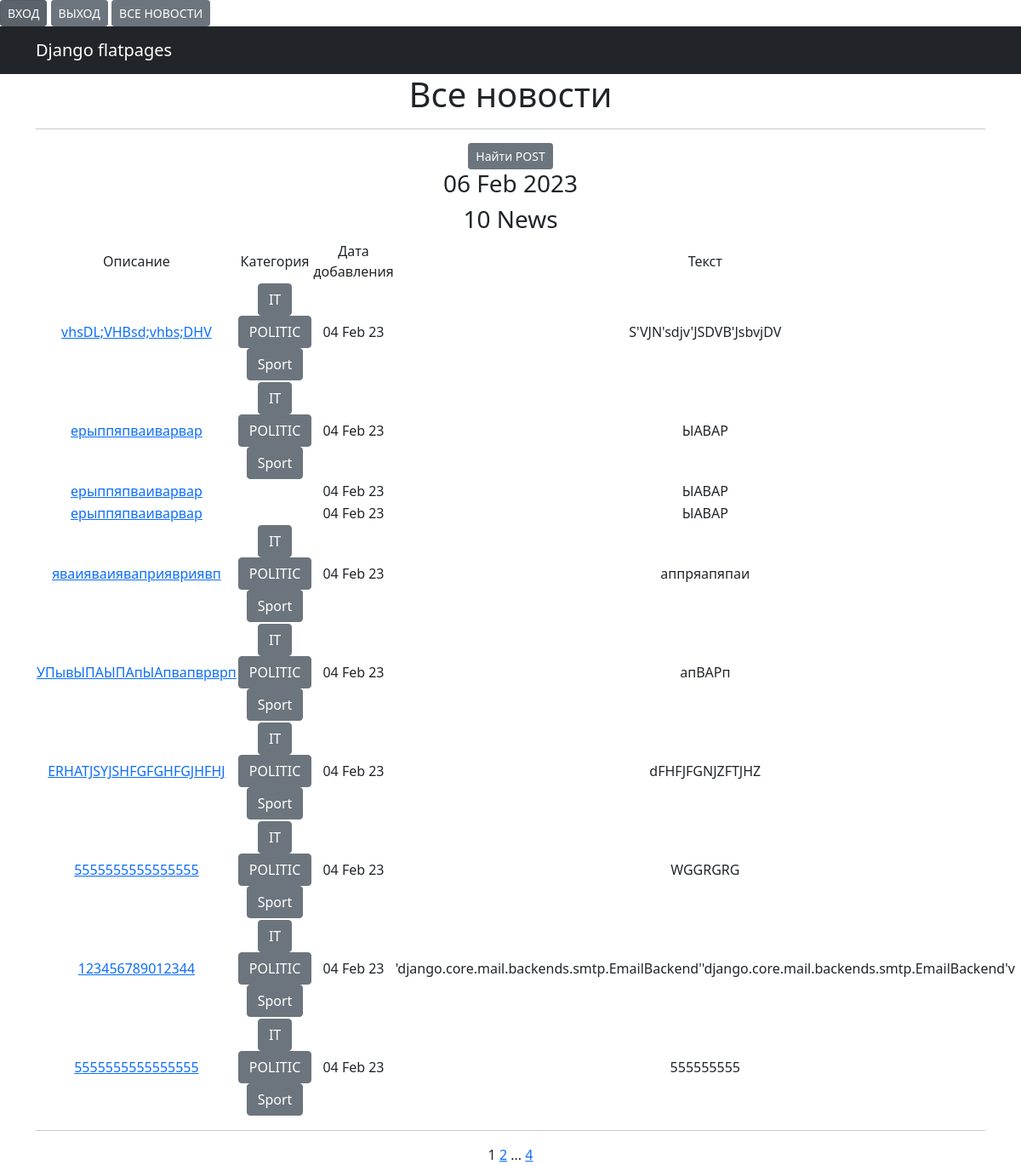
Before: /news/ with the older database file.
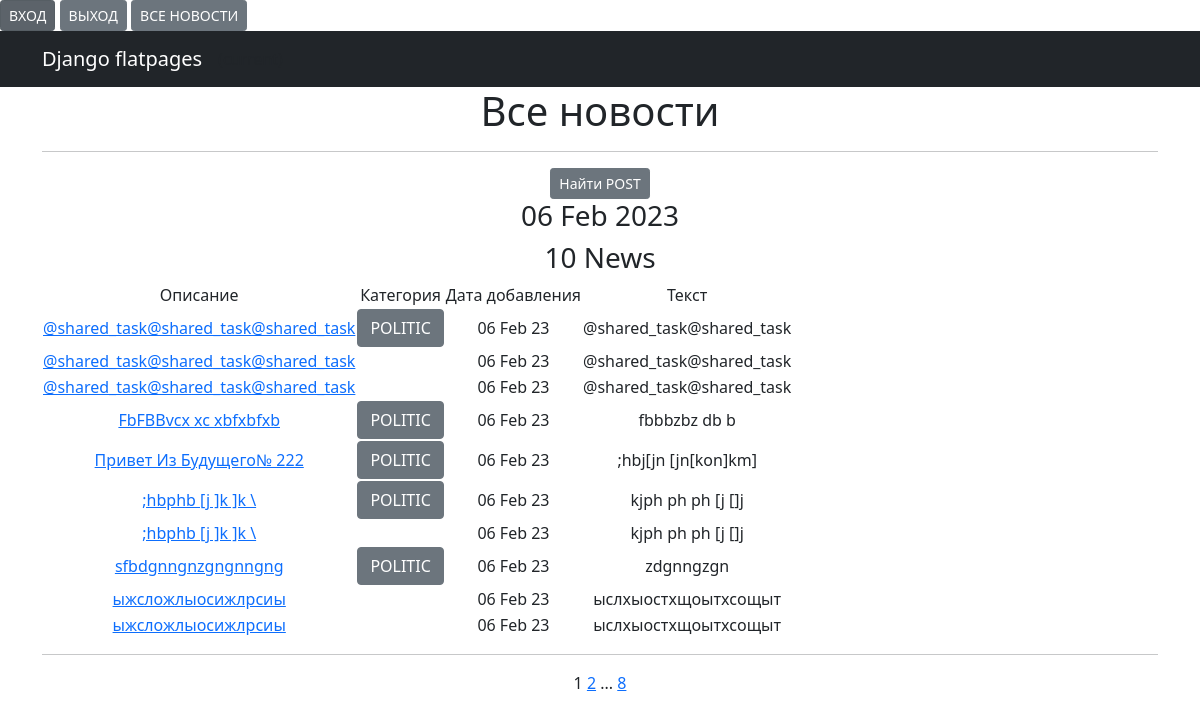
After: the same page with the newer database file.
### news/models.py (models this page shows, shortened)
class Post(models.Model):
    author = models.ForeignKey(Author, on_delete=models.CASCADE, verbose_name="Автор")
    NEWS = "NW"
    ARTICLE = "AT"
    CATEGORY_CHOICES = (
        (NEWS, 'НОВОСТЬ'),
        (ARTICLE, 'СТАТЬЯ'),
    )
    categoryType = models.CharField(max_length=2, choices=CATEGORY_CHOICES, default=ARTICLE,
                                    verbose_name="Категория Публикации")
    dataCreation = models.DateTimeField(auto_now_add=True, verbose_name="Дата публикации")
    category = models.ManyToManyField(Category, through='PostCategory', verbose_name="Тип Поста")
    title = models.CharField(max_length=128, verbose_name="Заголовок")
    text = models.TextField(verbose_name=' ТЕКСТ')
    rating = models.SmallIntegerField(default=0, verbose_name="Рейтинг")

class Category(models.Model):
    name = models.CharField(max_length=64, unique=True)
    subscribers = models.ManyToManyField(User, related_name='categories')
    def __str__(self):
        return f'{self.name}'

### news/views.py (the view)
# urls.py: path('', NewsList.as_view(), name='news'),
class NewsList(ListView):
    model = Post
    ordering = '-dataCreation'
    template_name = 'news.html'
    context_object_name = 'news'
    paginate_by = 10
    def get_context_data(self, **kwargs):
        context = super().get_context_data(**kwargs)
        context['time_now'] = datetime.utcnow()
        context['next_sale'] = None
        return context

### news/templatetags/custom_filters.py (called while the page is built)
@register.filter()
def censor(value):
    ban_words = ['fuck', 'хер']
    if not isinstance(value, str):
        raise TypeError(f"unresolved type'{type(value)}' expected type 'str")
    for word in value.split():
        if word.lower() in ban_words:
            value = value.replace(word, f'{word[0]}{"*"*(len(word)-1)}')
    return value

### news/templatetags/custom_tags.py (called while the page is built)
@register.simple_tag()
def current_time(format_string='%b %d %Y'):
    return datetime.utcnow().strftime(format_string)

### news/templates/news.html (shortened to what this page needs)
{% extends 'flatpages/default.html' %}
{% load custom_filters %}
{% load custom_tags %}
{% block content %}
<h1>Все новости</h1>
<hr>
<a href="{% url 'search' %}"class="btn btn-secondary btn-sm">Найти POST</a>
<h3>{% current_time '%d %b %Y' %}</h3>
<h3>{{ news|length }} News</h3>
{% if news %}
<table>
    <tr>
        <td>Описание</td>
        <td> Категория</td>
        <td>Дата добавления</td>
        <td>Текст</td>
    <tr>
        {% for new in news %}
    <tr>
        <td>
            <a href="{% url 'new' new.id %}">{{ new.title|censor }}</a>
        </td>
        <td>
            {% for category in new.category.all %}
            <a href="{% url 'category_list' category.id %}"class="btn btn-secondary " >{{ category }}</a>
            {% endfor %}
        </td>
        <td>{{ new.dataCreation|date:'d M y ' }}</td>
        <td>{{ new.text|truncatewords:20|censor}}</td>
        <td>
        </td>
        {% endfor %}
</table>
<hr>
{% else %}
<h2>Новостей нет!</h2>
{% endif %}
{{ page_obj.number }}
{% if page_obj.has_next %}
<a href="?page={{ page_obj.next_page_number }}">{{ page_obj.next_page_number }}</a>
{% if paginator.num_pages != page_obj.next_page_number %}
...
<a href="?page={{ page_obj.paginator.num_pages }}">{{ page_obj.paginator.num_pages }}</a>
{% endif %}
{% endif %}
{% endblock content %}

Changed rows visible on the page:
removed Post: title|censor "vhsDL;VHBsd;vhbs;DHV", dataCreation "04 Feb 23", text|censor "S'VJN'sdjv'JSDVB'JsbvjDV", Category (name "POLITIC")
no longer on this page (row unchanged): Category: name "IT"
no longer on this page (row unchanged): Category: name "Sport"
removed Post: title|censor "ерыппяпваиварвар", dataCreation "04 Feb 23", text|censor "ЫАВАР", Category (name "POLITIC")
no longer on this page (row unchanged): Post: title|censor "ерыппяпваиварвар", dataCreation "04 Feb 23", text|censor "ЫАВАР"
no longer on this page (row unchanged): Post: title|censor "ерыппяпваиварвар", dataCreation "04 Feb 23", text|censor "ЫАВАР"
removed Post: title|censor "яваияваияваприявриявп", dataCreation "04 Feb 23", text|censor "аппряапяпаи", Category (name "POLITIC")
no longer on this page (row unchanged): Post: title|censor "УПывЫПАЫПАпЫАпвапврврп", dataCreation "04 Feb 23", text|censor "апВАРп", Category (name "POLITIC")
no longer on this page (row unchanged): Post: title|censor "ERHATJSYJSHFGFGHFGJHFHJ", dataCreation "04 Feb 23", text|censor "dFHFJFGNJZFTJHZ", Category (name "POLITIC")
no longer on this page (row unchanged): Post: title|censor "5555555555555555", dataCreation "04 Feb 23", text|censor "WGGRGRG", Category (name "POLITIC")
no longer on this page (row unchanged): Post: title|censor "123456789012344", dataCreation "04 Feb 23", text|censor "'django.core.mail.backends.smtp.EmailBackend''django.core.mail.backends.smtp.EmailBackend'v", Category (name "POLITIC")
no longer on this page (row unchanged): Post: title|censor "5555555555555555", dataCreation "04 Feb 23", text|censor "555555555", Category (name "POLITIC")
added Post: title|censor "@shared_task@shared_task@shared_task", dataCreation "06 Feb 23", text|censor "@shared_task@shared_task", Category (name "POLITIC")
added Post: title|censor "@shared_task@shared_task@shared_task", dataCreation "06 Feb 23", text|censor "@shared_task@shared_task"
added Post: title|censor "@shared_task@shared_task@shared_task", dataCreation "06 Feb 23", text|censor "@shared_task@shared_task"
added Post: title|censor "FbFBBvcx xc xbfxbfxb", dataCreation "06 Feb 23", text|censor "fbbbzbz db b", Category (name "POLITIC")
added Post: title|censor "Привет Из Будущего№ 222", dataCreation "06 Feb 23", text|censor ";hbj[jn [jn[kon]km]", Category (name "POLITIC")
added Post: title|censor ";hbphb [j ]k ]k \\", dataCreation "06 Feb 23", text|censor "kjph ph ph [j []j", Category (name "POLITIC")
added Post: title|censor ";hbphb [j ]k ]k \\", dataCreation "06 Feb 23", text|censor "kjph ph ph [j []j"
added Post: title|censor "sfbdgnngnzgngnngng", dataCreation "06 Feb 23", text|censor "zdgnngzgn", Category (name "POLITIC")
added Post: title|censor "ыжсложлыосижлрсиы", dataCreation "06 Feb 23", text|censor "ыслхыостхщоытхсощыт"
added Post: title|censor "ыжсложлыосижлрсиы", dataCreation "06 Feb 23", text|censor "ыслхыостхщоытхсощыт"
Other visible differences:
{{ page_obj.paginator.num_pages }}: "4" → "8"
